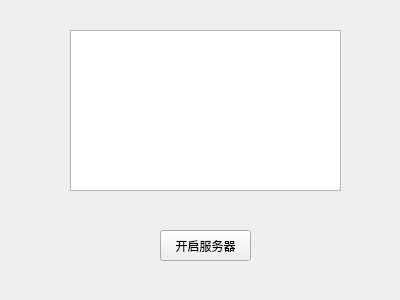
<?xml version="1.0" encoding="UTF-8"?>
<ui version="4.0">
 <class>TcpServer</class>
 <widget class="QWidget" name="TcpServer">
  <property name="geometry">
   <rect>
    <x>0</x>
    <y>0</y>
    <width>400</width>
    <height>300</height>
   </rect>
  </property>
  <property name="windowTitle">
   <string>TcpServer</string>
  </property>
  <widget class="QTextEdit" name="textEdit">
   <property name="geometry">
    <rect>
     <x>70</x>
     <y>30</y>
     <width>271</width>
     <height>161</height>
    </rect>
   </property>
  </widget>
  <widget class="QPushButton" name="pushButton">
   <property name="geometry">
    <rect>
     <x>160</x>
     <y>230</y>
     <width>91</width>
     <height>31</height>
    </rect>
   </property>
   <property name="text">
    <string>开启服务器</string>
   </property>
  </widget>
 </widget>
 <layoutdefault spacing="6" margin="11"/>
 <resources/>
 <connections/>
</ui>
